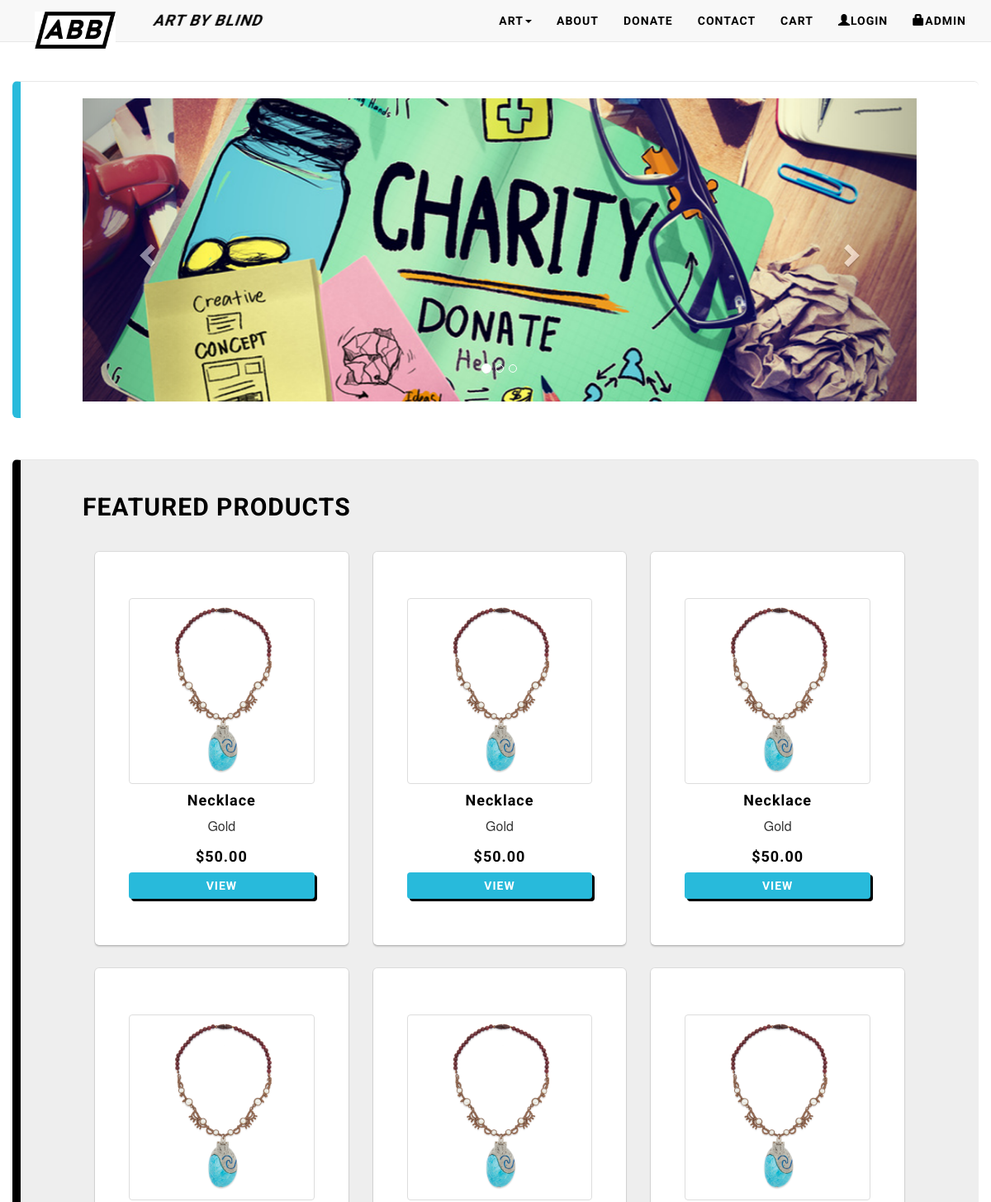
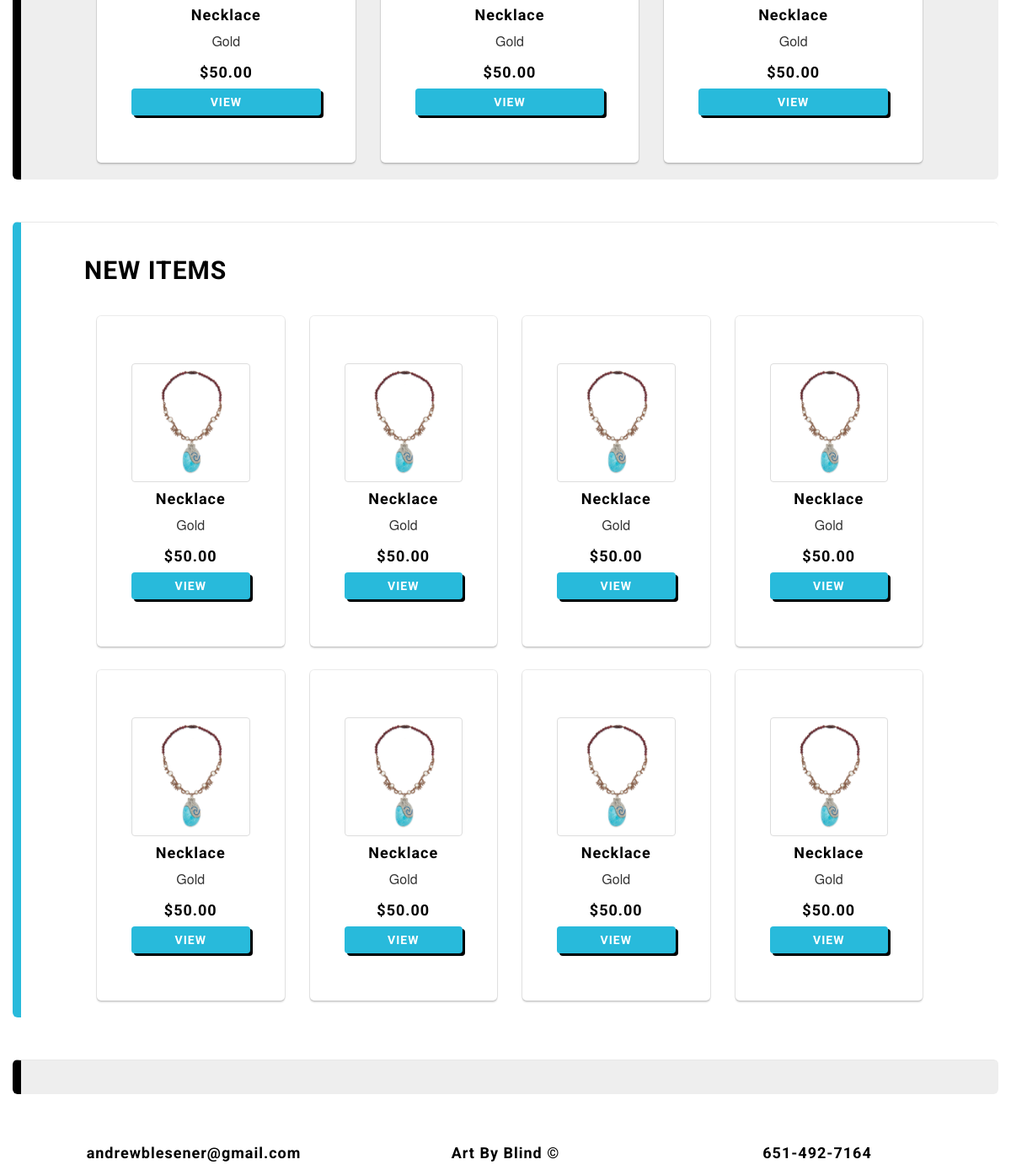
Screenshot of /artbyblind/index.php with the database file from the repository (2 pictures, top to bottom).
### tables this page shows
CREATE TABLE `products` (
  `id` int(11) NOT NULL,
  `title` varchar(50) NOT NULL,
  `variant` varchar(50) NOT NULL,
  `description` varchar(255) NOT NULL,
  `price` decimal(10,2) NOT NULL,
  `quantity` int(11) NOT NULL,
  `image` varchar(100) DEFAULT NULL
);

### artbyblind/index.php (the view, shortened to what this page needs)
<!DOCTYPE html>
<html lang="en">
<?php include('head.php'); ?>
<body>
<?php include('nav.php');?>
<div class="container-fluid">
	<div class="jumbotron b-tron-alt" style="margin-top:7em;">
	 <div class="container">
<div id="carousel-example-generic" class="carousel slide" data-ride="carousel">
  <ol class="carousel-indicators">
    <li data-target="#carousel-example-generic" data-slide-to="0" class="active"></li>
    <li data-target="#carousel-example-generic" data-slide-to="1"></li>
    <li data-target="#carousel-example-generic" data-slide-to="2"></li>
  </ol>
  <div class="carousel-inner" role="listbox">
        <div class="item active">
      <img src="caro3.png" alt="...">
    </div>
  </div>
  <a class="left carousel-control" href="#carousel-example-generic" role="button" data-slide="prev">
    <span class="glyphicon glyphicon-chevron-left" aria-hidden="true"></span>
  </a>
  <a class="right carousel-control" href="#carousel-example-generic" role="button" data-slide="next">
    <span class="glyphicon glyphicon-chevron-right" aria-hidden="true"></span>
  </a>
</div>
	  </div>
	</div>
</div>
<div class="container-fluid">
<div class="jumbotron b-tron">
<div class="container">
	<h2 id="projects" class="navTitle">FEATURED PRODUCTS</h2>
	<?php include 'connect.php';
	   $result = $db->prepare("SELECT * FROM products ORDER BY id ASC LIMIT 6");
	   $result ->execute();
	   for($i=0; $row = $result->fetch();$i++)
	   {
	?><div class="col-lg-4 col-sm-6">
		<div class="container b-card">
		<div class="row">
			<img src="<?php echo $row['image']; ?>" class="img-thumbnail"/>
			</div>
			<div class="row">
			<h4><?php echo $row['title'];?></h4>
			<p><?php echo $row['variant'];?></p>
			<h4>$<?php echo $row['price'];?></h4>
			<a class="btn btn-wide btn-custom" href=>VIEW</a>
			</div>
		</div>
	</div>
<?php
	   }
	?>
	</div>
</div>
</div>
<div class="container-fluid">
	<div class="jumbotron b-tron-alt">
		<div class="container">
	 		<h2 id="reccomended" class="navTitle">NEW ITEMS</h2>
  <?php include('connect.php');
 	   $result = $db->prepare("SELECT * FROM products ORDER BY id ASC LIMIT 8");
	   $result->execute();
	   for($i=0; $row = $result->fetch();$i++)
	   {
 	?>
	<div class="col-lg-3 col-sm-6">
		<div class="container b-card">
		<div class="row">
			<img src="<?php echo $row['image']; ?>" class="img-thumbnail" alt=""/>
			</div>
			<div class="row">
			<h4><?php echo $row['title'];?></h4>
			<p><?php echo $row['variant'];?></p>
			<h4>$<?php echo $row['price'];?></h4>
			<a class="btn btn-wide btn-custom" href=>VIEW</a>
			</div>
		</div>
	</div>
	  <?php }
			?>
	  </div>
	</div>
</div>
<div class="container-fluid">
	<div class="jumbotron b-tron">
		</div>
</div>
<?php include('footer.php'); ?>
	</body>
</html>

### artbyblind/css/site.css (style rules this page uses)
h1,h2,h3,h4,td { font-family: roboto; letter-spacing: 1px; font-weight: bold; color:#000; }
.jumbotron { background-color: #f8f8f8; border-left: 1px solid #e7e7e7; border-top: 1px solid #e7e7e7; }
.jumbotron p { font-size: 12pt; white-space: nowrap; width: 100%; overflow: hidden; text-overflow: ellipsis; }
.btn-custom { background-color:#28badb; font-family: roboto; text-transform: uppercase; letter-spacing: 1px; font-weight: bold; color:#fff; border:none; box-shadow: 3px 3px #000; }
.btn-wide { width:100%; }
.b-card { box-shadow: 0 2px 2px 0 rgba(0,0,0,0.16), 0 0 0 1px rgba(0,0,0,0.08); border-radius:5px; padding:4em; margin-top:2em; background-color:#fff; text-align: center; }
.b-card a { text-decoration: none; }
.b-tron { padding: 2rem 1rem; margin-bottom: 5rem; border-radius: .3rem; background-color:#eee; border-left: 10px solid black; }
.b-tron-alt { background-color:#fff; padding: 2rem 1rem; margin-bottom: 5rem; border-radius: .3rem; border-left: 10px solid #28badb; }

### rows the page displays
products: image (picture), title "Necklace", variant "Gold", price "50.00"
products: image (picture), title "Necklace", variant "Gold", price "50.00"
products: image (picture), title "Necklace", variant "Gold", price "50.00"
products: image (picture), title "Necklace", variant "Gold", price "50.00"
products: image (picture), title "Necklace", variant "Gold", price "50.00"
products: image (picture), title "Necklace", variant "Gold", price "50.00"
products: image (picture), title "Necklace", variant "Gold", price "50.00"
products: image (picture), title "Necklace", variant "Gold", price "50.00"
